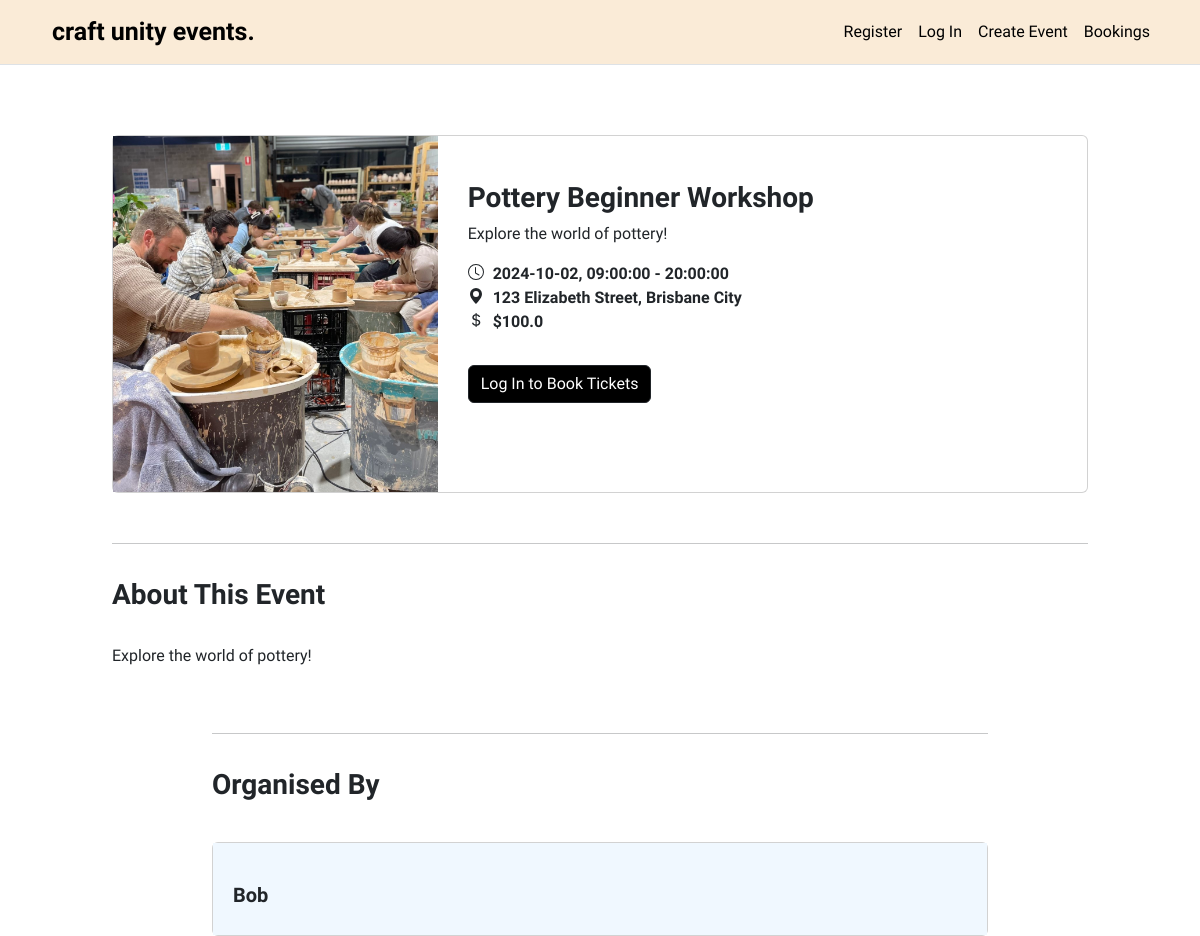
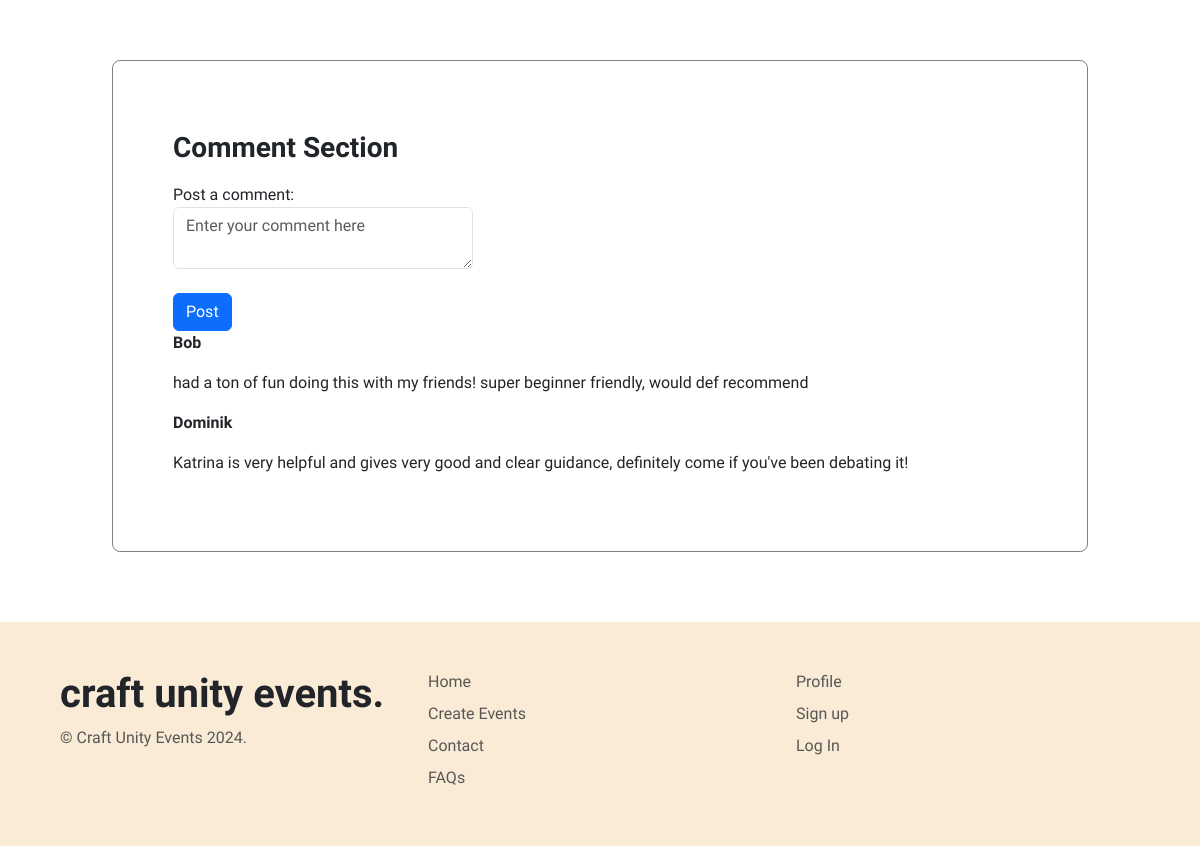
The page /events/1 on the database its author committed (2 pictures, top to bottom).
### craftunityevents/models.py (models this page shows, shortened)
class Event(db.Model):
    __tablename__ = 'events'
    id = db.Column(db.Integer, primary_key=True)
    event_name = db.Column(db.String(100), nullable=False)
    event_category = db.Column(db.String(20), nullable=False)
    event_thumbnail = db.Column(db.String(400))
    event_summary = db.Column(db.String(200))
    event_location = db.Column(db.String(200), nullable=False)
    event_type  = db.Column(db.String(200), nullable=False)
    start_date = db.Column(db.Date, nullable=False)
    end_date = db.Column(db.Date, nullable=False)
    event_description = db.Column(db.String(400))
    start_time = db.Column(db.Time, nullable=False)
    end_time = db.Column(db.Time, nullable=False)
    ticket_price = db.Column(db.Float, nullable=False)
    ticket_quantity = db.Column(db.Integer, nullable=False)
    user_id = db.Column(db.Integer, db.ForeignKey('users.id'))
    comments = db.relationship('Comment', backref='event', lazy=True)
    event_bookings = db.relationship('Booking', backref='event', lazy=True)

class User(db.Model, UserMixin):
    __tablename__ = 'users'
    id = db.Column(db.Integer, primary_key=True)
    full_name = db.Column(db.String(100), index=True, unique=True, nullable=False)
    contact_number = db.Column(db.Integer, index=True, nullable=False)
    email_id = db.Column(db.String(100), index=True, nullable=False)
    address = db.Column(db.String(100), index=True, nullable=False)
    password_hash = db.Column(db.String(400), nullable=False)
    comments = db.relationship('Comment', backref='user', lazy=True)
    events = db.relationship('Event', backref='user', lazy=True)

class Comment(db.Model):
    __tablename__ = 'comments'
    id = db.Column(db.Integer, primary_key=True)
    text = db.Column(db.String(400), nullable=False)
    posted_at = db.Column(db.DateTime, default=datetime.now, nullable=False)
    event_id = db.Column(db.Integer, db.ForeignKey('events.id'), nullable=False)
    user_id = db.Column(db.Integer, db.ForeignKey('users.id'), nullable=False)

### craftunityevents/events.py (the view)
@destbp.route('/<id>')
def details(id):
    event = db.session.scalar(db.select(Event).where(Event.id == id))
    comment_form = CommentForm()
    return render_template('events/event_details.html', event=event, form=comment_form)

### craftunityevents/forms.py
class CommentForm(FlaskForm):
    text = TextAreaField('Comment', [InputRequired("Type your comment...")])
    submit = SubmitField('Post Comment')

### craftunityevents/templates/events/event_details.html (shortened to what this page needs)
{% extends 'base.html' %}
{% import "bootstrap5/form.html" as wtf %}
{% block content %}
<main>
    <section class="details">
        <article class="card mb-3 mx-auto" style="max-width: 1000px;">
            <div class="image row g-0">
                <div class="col-md-4">
                    <img src="{{ url_for('static', filename='image/' ~ event.event_thumbnail) }}" class="eventimg" alt="Image of event">
                </div>
                <div class="col-md-8">
                    <div class="rightcol card-body">
                        <h3>{{ event.event_name }}</h3>
                        <p>{{ event.event_description }}</p>
                        <div class="basic-info">
                            <div>
                                <svg xmlns="http://www.w3.org/2000/svg" width="16" height="16" fill="currentColor" class="bi bi-clock" viewBox="0 0 16 16">
                                    <path d="M8 3.5a.5.5 0 0 0-1 0V9a.5.5 0 0 0 .252.434l3.5 2a.5.5 0 0 0 .496-.868L8 8.71z"/>
                                    <path d="M8 16A8 8 0 1 0 8 0a8 8 0 0 0 0 16m7-8A7 7 0 1 1 1 8a7 7 0 0 1 14 0"/>
                                </svg>
                                {{ event.start_date }}, {{ event.start_time }} - {{ event.end_time }}
                            </div>
                            <div>
                                <svg xmlns="http://www.w3.org/2000/svg" width="16" height="16" fill="currentColor" class="bi bi-geo-alt-fill" viewBox="0 0 16 16">
                                    <path d="M8 16s6-5.686 6-10A6 6 0 0 0 2 6c0 4.314 6 10 6 10m0-7a3 3 0 1 1 0-6 3 3 0 0 1 0 6"/>
                                </svg>
                                {{ event.event_location }}
                            </div>
                            <div class="mb-3">
                                ${{ event.ticket_price }}
                            </div>
                            <div class="bookingmodal d-flex align-items-center">
                                {% if current_user.is_authenticated %}
                                    <button type="button" class="btn btn-dark" data-bs-toggle="modal" data-bs-target="#exampleModal">
                                        Book Tickets
                                    </button>
                                {% else %}
                                    <a href="{{ url_for('auth.login') }}" class="btn btn-dark">
                                        Log In to Book Tickets
                                    </a>
                                {% endif %}
                            </div>
                        </div>
                    </div>
                </div>
            </div>
        </article>
        <section class="eventinfo container-fluid">
            <hr class="my-4">
            <h3>About This Event</h3>
            <p>{{ event.event_description }}</p>
        </section>
        <section class="organiser container-fluid borders">
            <hr class="my-4">
            <h3>Organised By</h3>
            <div class="usercommentcard card">
                <div class="organiserbox card-body">
                    <div class="row">
                        <div class="organiserinfo col-sm-9">
                            <h5>{{ event.user.full_name }}</h5>
                        </div>
                    </div>
                </div>
            </div>
        </section>
        <section class="comments container-fluid">
            <div class="row">
                <div class="col">
                    <h3>Comment Section</h3>
                </div>
            </div>
            <form method="POST" action="{{ url_for('event.comment', id=event.id) }}">
                <div class="form-group">
                    <label for="comment">Post a comment:</label>
                    {{ form.text(class="form-control", id="comment", placeholder="Enter your comment here") }}
                </div>
                <br>
                <button type="submit" class="btn btn-primary">Post</button>
                {% for comment in event.comments %}
                    <b><p>{{ comment.user.full_name }}</p></b>
                    <p>{{ comment.text }}</p>
                {% endfor %}
            </form>
        </section>
</main>
{% endblock %}

### craftunityevents/static/style/style.css (style rules this page uses)
* { margin: 0; padding: 0; box-sizing: border-box; font-family: "League Spartan", sans-serif; }
html { animation: fadein ease 1s; scroll-behavior: smooth; }
main { animation: fadeInAnimation ease 1s; animation-iteration-count: 1; animation-fill-mode: forwards; }
@media (min-width: 768px) { .cardrow h3, .card-body h3 { margin-top: 15px; font-weight: 700; } }
@media (min-width: 768px) { .basic-info { font-weight: 600; } }
@media (min-width: 768px) { .basic-info a { margin: 15px 0px; background-color: black; font-weight: 400; } }
@media (min-width: 768px) { .details { padding: 70px !important; } }
@media (min-width: 768px) { .imagehover, .eventimg { object-fit: cover; max-width: 100%; max-height: 100%; width: 100%; height: 200px; max-width: 400px; transition: 0.3s; } }
.form-control { width: 300px !important; max-width: 100% !important; }
.bi { width: 1em; height: 1em; margin-bottom: 5px; margin-right: 5px; }
.event-time, .eventinfo p, .eventrow { padding: 15px 0px; }
.col-md-4 img { object-fit: cover; height: 100%; }
.rightcol { padding: 30px !important; }
.eventinfo { padding: 10px 0px !important; max-width: 1000px; }
.eventinfo h3, .organiser h3, .comments h3 { padding: 10px 0px; font-weight: 700; }
.bookingmodal { width: 100%; max-width: 1250px; }
.organiser { padding-bottom: 30px; max-width: 800px; }
.organiserbox { padding: 20px !important; background: aliceblue; }
.organiserinfo { margin-top: 20px !important; }
.organiser h5 { font-weight: 700; font-size: 20px; }
.comments { max-width: 1000px; padding: 5vw !important; border-style: solid; border-color: grey; border-radius: 8px; border-width: 1px; }
.usercommentcard { margin: 30px 0px !important; }

### rows shown on the page
Event: event_thumbnail (picture), event_name "Pottery Beginner Workshop", event_description "Explore the world of pottery!", start_date "2024-10-02", start_time "09:00:00", end_time "20:00:00", event_location "123 Elizabeth Street, Brisbane City", ticket_price "100.0"
User: user.full_name "Bob"
Comment: user.full_name "Bob", text "had a ton of fun doing this with my friends! super beginner friendly, would def recommend"
Comment: user.full_name "Dominik", text "Katrina is very helpful and gives very good and clear guidance, definitely come if you've been debating it!"
